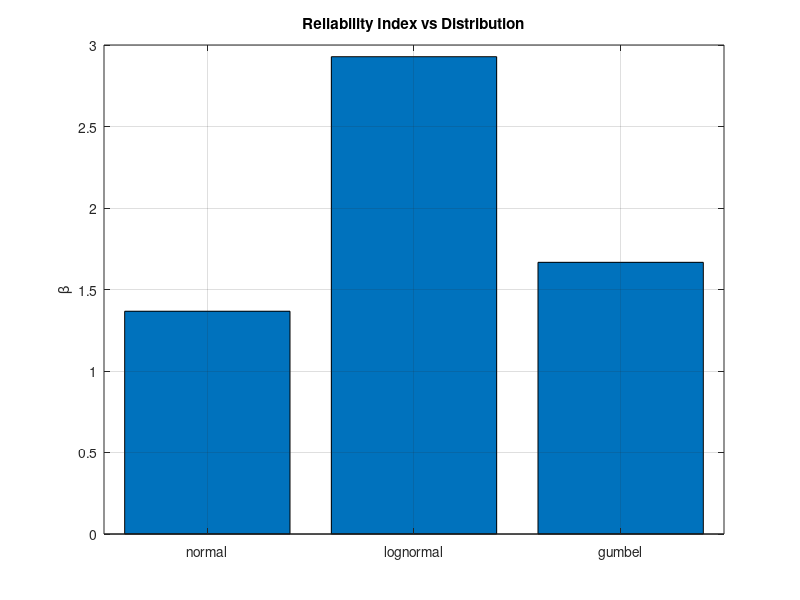
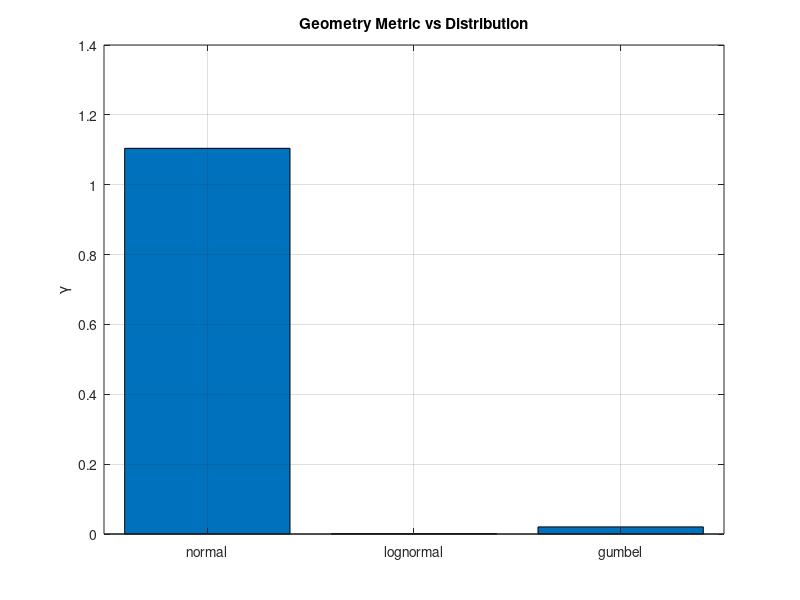
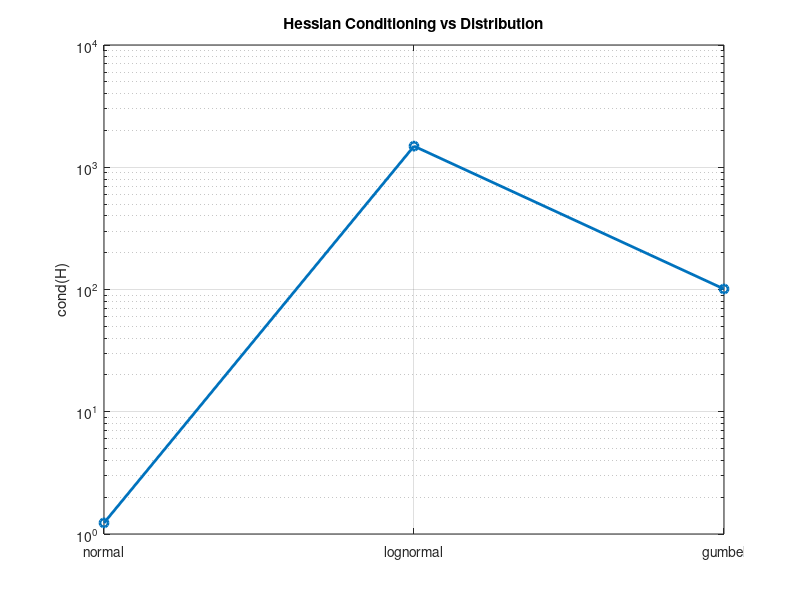
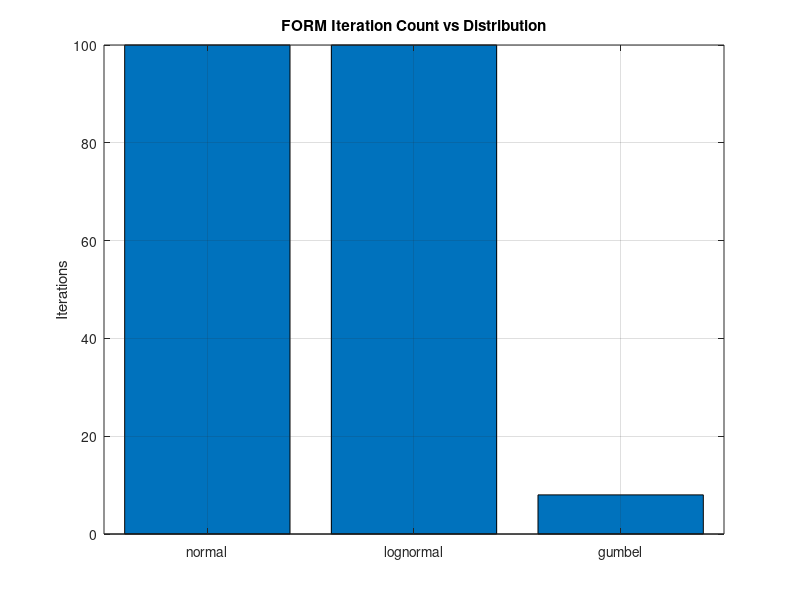

MATLAB code to generate these figures, in order:
function plot_distribution_sensitivity(results)

if nargin < 1

    data = load('results/distribution/raw/data.mat');

    results = data.results;

end

dist_names = {results.distribution};

beta_vals = [results.beta];
gamma_vals = [results.gamma];

delta_beta = [results.delta_beta];

Pf_ratio = [results.Pf_ratio];

cond_vals = zeros(size(results));
iter_vals = zeros(size(results));

for i = 1:length(results)

    cond_vals(i) = results(i).FORM.cond_H;
    iter_vals(i) = results(i).FORM.n_iterations;

end

% =====================================
% Plot 1 — Beta shift
% =====================================
figure;

bar(beta_vals);

set(gca,'XTickLabel',dist_names);

ylabel('\beta');

title('Reliability Index vs Distribution');

grid on;

% =====================================
% Plot 2 — Gamma shift
% =====================================
figure;

bar(gamma_vals);

set(gca,'XTickLabel',dist_names);

ylabel('\gamma');

title('Geometry Metric vs Distribution');

grid on;

% =====================================
% Plot 3 — Conditioning
% =====================================
figure;

semilogy(cond_vals,'-o','LineWidth',2);

set(gca,'XTick',1:length(dist_names));
set(gca,'XTickLabel',dist_names);

ylabel('cond(H)');

title('Hessian Conditioning vs Distribution');

grid on;

% =====================================
% Plot 4 — Iterations
% =====================================
figure;

bar(iter_vals);

set(gca,'XTickLabel',dist_names);

ylabel('Iterations');

title('FORM Iteration Count vs Distribution');

grid on;

% =====================================
% Plot 5 — Delta Beta
% =====================================
figure;

bar(delta_beta);

set(gca,'XTickLabel',dist_names);

ylabel('\Delta \beta');

title('Reliability Index Shift Relative to Normal');

grid on;

% =====================================
% Plot 6 — Pf Ratio
% =====================================
figure;

bar(Pf_ratio);

set(gca,'XTickLabel',dist_names);

ylabel('Pf / Pf_{normal}');

title('Failure Probability Ratio Relative to Normal');

grid on;

end
